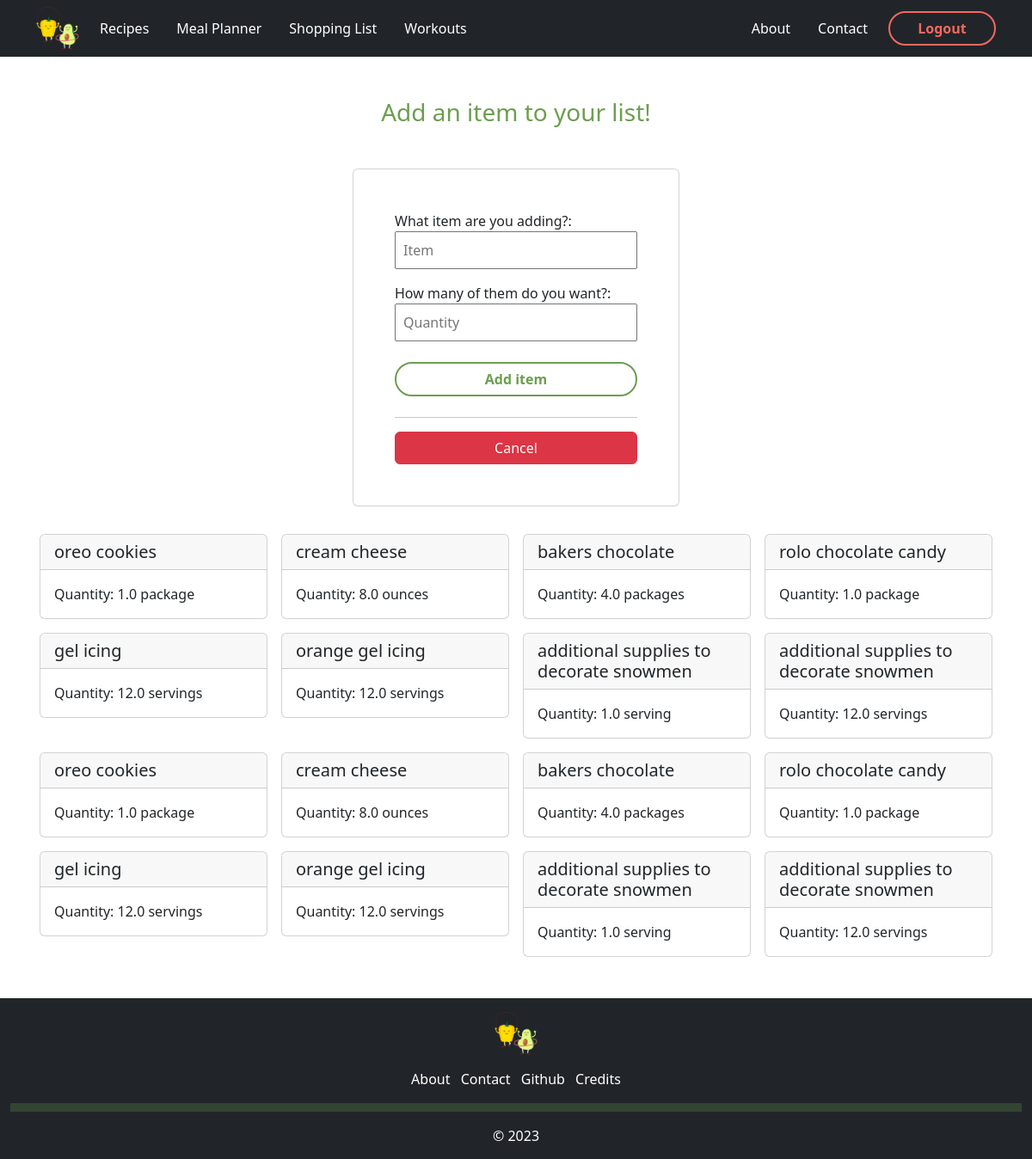
The page /addShoppingItem (signed in) on the database its author committed.
### app/models.py (models this page shows, shortened)
class ShoppingList(db.Model):
    item_id = db.Column(db.Integer, nullable = False, primary_key = True)
    user_id = db.Column(db.Integer, db.ForeignKey('user.id'), nullable=False)
    name = db.Column(db.String(255), nullable = False)
    quantity = db.Column(db.String, nullable = False)
    date_added = db.Column(db.DateTime, nullable = False, default = datetime.utcnow)
    recipe_name = db.Column(db.String, nullable = True)

### app/routes.py (the view, shortened to what this page needs)
@app.route('/addShoppingItem', methods=["GET", "POST"])
@login_required
def addItem():
    print(current_user.id)
    title = "Add shopping item"
    css_file = 'shopping.css'
    form = shopping_form()
    shoplist = ShoppingList.query.filter_by(user_id=current_user.id).all()
    return render_template("additem.html", title = title, css_file = css_file, form=form, shoplist=shoplist)

### app/forms.py
class shopping_form(FlaskForm):
    name = StringField("What item are you adding?:", validators=[DataRequired()], render_kw={"placeholder": "Item"})
    quantity = StringField("How many of them do you want?:", validators=[DataRequired()], render_kw={"placeholder": "Quantity"})
    submit = SubmitField("Add item")

### app/models.py (called while the page is built)
@login_manager.user_loader
def load_user(user_id):
    return User.query.get(user_id)

### app/templates/additem.html (shortened to what this page needs)
{% extends "base.html" %}
{% block content %}
<div class="container-sm">
    <div class="text-center my-5 green-font">
        <h3>Add an item to your list!</h3>
    </div>
    {% if shoplist|length < 1 %} <div class="row my-5 g-3 justify-content-around align-items-start">
        <div class="card col-xl-4 col-lg-5 col-md-7 col-sm-10 p-5">
            <form method="POST">
                {{ form.hidden_tag() }}
                {{ form.name.label }}
                {{ form.name(class="col-12 mb-3 p-2") }}
                {{ form.quantity.label }}
                {{ form.quantity(class="col-12 mb-3 p-2") }}
                {{ form.submit(class="green-btn my-2")}}
                <hr>
            </form>
            <a class="btn btn-danger" href="{{ url_for('shopping') }}">Cancel</a>
        </div>
        <div class="card text-center col-xl-4 col-lg-5 col-md-7 col-sm-10 p-5">
            <p>You currently have no items in your list!</p>
        </div>
</div>
{% else %}
<div class="row mb-5 justify-content-around">
    <div class="card col-xl-4 col-lg-5 col-md-6 col-sm-8 col-11 p-5">
        <form method="POST">
            {{ form.name.label }}
            {{ form.name(class="col-12 mb-3 p-2") }}
            {{ form.quantity.label }}
            {{ form.quantity(class="col-12 mb-3 p-2") }}
            {{ form.submit(class="green-btn my-2")}}
            <hr>
        </form>
        <a class="btn btn-danger" href="{{ url_for('shopping') }}">Cancel</a>
    </div>
    <div class="row g-3">
        {% for item in shoplist %}
        <div class="col-md-3 col-sm-12">
            <div class="card">
                <h5 class="card-header">{{ item.name }}</h5>
                <div class="card-body">
                    <p class="card-text">Quantity: {{ item.quantity }}</p>
                </div>
            </div>
        </div>
        {% endfor %}
    </div>
</div>
{% endif %}
</div>
{% endblock %}

### app/static/css/shopping.css (style rules this page uses)
.green-btn { color: #6C9E4F; background-color: inherit; font-weight: bold; width: 125px; height: 40px; width:100%; border: 2px solid #6C9E4F; border-radius: 30px; }
.green-font { color: #6C9E4F }

### rows shown on the page
ShoppingList: name "oreo cookies", quantity "1.0 package"
ShoppingList: name "cream cheese", quantity "8.0 ounces"
ShoppingList: name "bakers chocolate", quantity "4.0 packages"
ShoppingList: name "rolo chocolate candy", quantity "1.0 package"
ShoppingList: name "gel icing", quantity "12.0 servings"
ShoppingList: name "orange gel icing", quantity "12.0 servings"
ShoppingList: name "additional supplies to decorate snowmen", quantity "1.0 serving"
ShoppingList: name "additional supplies to decorate snowmen", quantity "12.0 servings"
ShoppingList: name "oreo cookies", quantity "1.0 package"
ShoppingList: name "cream cheese", quantity "8.0 ounces"
ShoppingList: name "bakers chocolate", quantity "4.0 packages"
ShoppingList: name "rolo chocolate candy", quantity "1.0 package"
ShoppingList: name "gel icing", quantity "12.0 servings"
ShoppingList: name "orange gel icing", quantity "12.0 servings"
ShoppingList: name "additional supplies to decorate snowmen", quantity "1.0 serving"
ShoppingList: name "additional supplies to decorate snowmen", quantity "12.0 servings"
